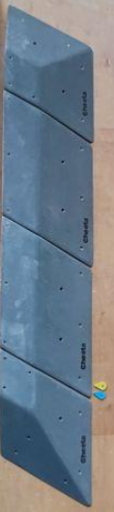
#> input picture project03/data/raw/images/IMG_222821.png, 114 x 512 px, given in place of IMG_5394.jpg, which was not available
$ python preprocessing.py
#> lines starting #> are read from the running program, lines starting #| are printed output that depends on the picture; after the words box and inside, x2 and y2 are one past the last pixel; in counts of white or black regions, pixels touching at a corner belong together; pictures that were not available may be replaced by others from this repository, and a replacement may not be noted
import json
import os
import cv2
from PIL import Image
import numpy as np

DATA_DIR = "data"
IMAGES_DIR = "images"
RAW_DIR = os.path.join(DATA_DIR, "raw")
CROPPED_DIR = os.path.join(DATA_DIR, "cropped")
PRE_PROCESSED_DIR = os.path.join(DATA_DIR, "preprocessed")

def read_json_data(filename):
#> called with filename = 'data/raw/annotations.json'
    with open(filename) as f:
#> (reads project03/data/raw/annotations.json from the repository)
        data = json.load(f)
        return data

def get_img_name(imgSrc: str):
    return os.path.basename(imgSrc).split(".")[0]

def clamp_bbox(left: int, top: int, width: int, height: int, img_w: int, img_h: int) -> tuple[int, int, int, int]:
    """
    Clamp a bbox to image bounds.
    """
    left = max(0, min(left, img_w))
    top = max(0, min(top, img_h))
    right = max(left, min(left + width, img_w))
    bottom = max(top, min(top + height, img_h))
    return left, top, right - left, bottom - top

def pad_and_clamp_bbox(left: int, top: int, width: int, height: int, pad: int, img_w: int, img_h: int):
    new_left = max(0, left - pad)
    new_top = max(0, top - pad)
    new_right = min(img_w, left + width + pad)
    new_bottom = min(img_h, top + height + pad)
    return new_left, new_top, new_right - new_left, new_bottom - new_top

def crop_image(imgSrc: str, bboxLeft: int, bboxTop: int, bboxWidth: int, bboxHeight: int, rotation: int, labelValue: str):
    img = Image.open(imgSrc)

    rawW, rawH = img.size
    left = int(bboxLeft)
    top = int(bboxTop)
    width = int(bboxWidth)
    height = int(bboxHeight)
    left, top, width, height = clamp_bbox(left, top, width, height, rawW, rawH)
    left, top, width, height = pad_and_clamp_bbox(left, top, width, height, 4, rawW, rawH)


    cropped = img.crop((left,top,left+width,top+height))

    if rotation == 3:
        cropped = cropped.rotate(180, expand=True)
    elif rotation == 6:
        cropped = cropped.rotate(-90, expand=True)
    elif rotation == 1:
        pass
    else:
        raise ValueError(f"Unsupported exif_rotation: {rotation}")

    if cropped.mode == "RGBA":
        cropped = cropped.convert("RGB")

    imgName = get_img_name(imgSrc)

    imgPath = f"{os.path.join(CROPPED_DIR, IMAGES_DIR)}/{imgName}_cropped_{bboxLeft}_{bboxTop}_{labelValue}.png"
    cropped.save(imgPath)
    return cv2.imread(imgPath)

def normalize_image_size(img, size=256):
    h, w = img.shape[:2]

    # Scale down the width and height so neither dimension exceeds 256x256
    # i.e. whichever of two dims is larger will become exactly 256, other will be scaled down by same scale below 256
    scale = min(size / w, size / h)
    new_w = int(round(w*scale))
    new_h = int(round(h*scale))

    # fit inside the new bounds computed above Ax256 or 256xB
    resized = cv2.resize(img, (new_w, new_h), interpolation=cv2.INTER_AREA)

    # our initial 256x256 img
    canvas = np.zeros((size,size,3), dtype=np.uint8)

    # shift so we know where to start placing pixels from whichever dimension was scaled down
    # i.e. dim that became 256 has offest = 0 to take up whole image
    # but the other dim will center the image along that axis (padded by black)
    x_offset = (size - new_w) // 2
    y_offset = (size - new_h) // 2

    canvas[y_offset:y_offset + new_h, x_offset:x_offset + new_w] = resized
    return canvas, new_h, new_w, y_offset, x_offset

def clahe_lighting_bgr(img):
    lab = cv2.cvtColor(img, cv2.COLOR_BGR2LAB)
    l, a, b = cv2.split(lab)

    clahe = cv2.createCLAHE(clipLimit=2.0, tileGridSize=(8,8))
    clahe_l = clahe.apply(l)
    lab_merged = cv2.merge((clahe_l, a, b))
    return cv2.cvtColor(lab_merged, cv2.COLOR_LAB2BGR)

def preprocess_one_image(imgSrc: str, bboxLeft: int, bboxTop: int, bboxWidth: int, bboxHeight: int, rotation: int, labelValue: str):
    cropped = crop_image(imgSrc, bboxLeft, bboxTop, bboxWidth, bboxHeight, rotation, labelValue)
    resized, new_h, new_w, h_offset, w_offset = normalize_image_size(cropped)
    equalized = clahe_lighting_bgr(resized)

    imgName = get_img_name(imgSrc)
    imgName = f"{imgName}_preprocessed_{new_h}_{new_w}_{h_offset}_{w_offset}_{labelValue}.png"
    imgPath = f"{os.path.join(PRE_PROCESSED_DIR, IMAGES_DIR)}/{imgName}"
    cv2.imwrite(imgPath, equalized)

    return imgName, equalized

if __name__ == "__main__":
    data_path = os.path.join(RAW_DIR, "annotations.json")
    data = read_json_data(data_path)

    os.makedirs(os.path.join(CROPPED_DIR, IMAGES_DIR), exist_ok=True)
    os.makedirs(os.path.join(PRE_PROCESSED_DIR, IMAGES_DIR), exist_ok=True)
    for record in data:
        imgSrc = os.path.join(RAW_DIR, IMAGES_DIR, record["filename"])

        left = int(record["bbox_left"])
        top = int(record["bbox_top"])
        width = int(record["bbox_width"])
        height = int(record["bbox_height"])
        label_name = record["label_name"]
        cropped = crop_image(
            imgSrc,
            left,
            top,
            width,
            height,
            record["exif_rotation"],
            label_name
        )
#> in crop_image, img is the input picture: PIL image 114x512 RGBA; mean R, G, B, A 111.8, 124.9, 137.4, 255
        resized, new_h, new_w, h_offset, w_offset = normalize_image_size(cropped)
#> in normalize_image_size, `canvas[y_offset:y_offset + new_h, x_offset:x_offset + new_w] = resized`:
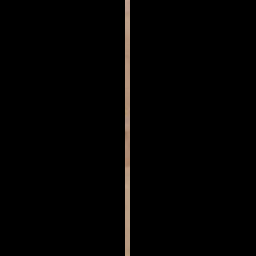
#> canvas: shape (256, 256, 3); mean of channels 0, 1, 2 2.5, 3, 3.6; drawn as B, G, R
#> new_h = 256; new_w = 5; h_offset = 0; w_offset = 125
        equalized = clahe_lighting_bgr(resized)
#> in clahe_lighting_bgr, `lab = cv2.cvtColor(img, cv2.COLOR_BGR2LAB)`: lab: shape (256, 256, 3); mean of channels 0, 1, 2 3.2, 128.2, 128.3
#> in clahe_lighting_bgr, `l, a, b = cv2.split(lab)`:
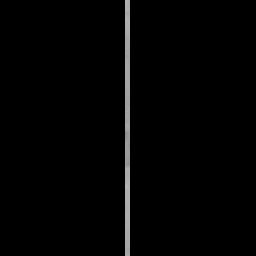
#> l: shape (256, 256); min 0, max 180, mean 3.2
#> in clahe_lighting_bgr, `l, a, b = cv2.split(lab)`:
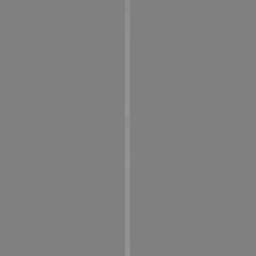
#> b: shape (256, 256); min 128, max 150, mean 128.3
#> in clahe_lighting_bgr, `lab_merged = cv2.merge((clahe_l, a, b))`: lab_merged: shape (256, 256, 3); mean of channels 0, 1, 2 6.4, 128.2, 128.3

        preprocessed_images_dir = os.path.join(PRE_PROCESSED_DIR, IMAGES_DIR)
        img_name = f"{get_img_name(imgSrc)}_preprocessed_{new_h}_{new_w}_{h_offset}_{w_offset}_{label_name}.png"
        img_path = os.path.join(preprocessed_images_dir, img_name)
        cv2.imwrite(img_path, equalized)
#> pass 2 of the loop `for record in data:`:
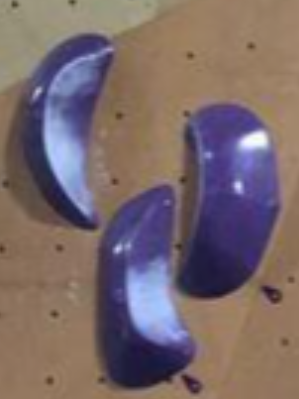
#> input picture project03/data/raw/images/IMG_223453.png, 299 x 399 px, given in place of IMG_5392.jpg, which was not available
#> in crop_image, img is the input picture: PIL image 299x399 RGBA; mean R, G, B, A 121.9, 104.8, 106.7, 255
#> in normalize_image_size (call 2), `resized = cv2.resize(img, (new_w, new_h), interpolation=cv2.INTER_AREA)`:
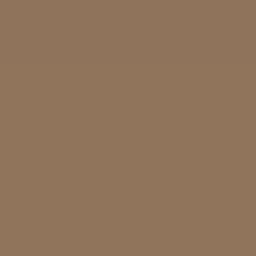
#> resized: shape (256, 256, 3); mean B, G, R 91, 115.8, 143.8
#> `resized, new_h, new_w, h_offset, w_offset = normalize_image_size(cropp..`: new_w = 256; w_offset = 0
#> lab: shape (256, 256, 3); mean of channels 0, 1, 2 129.8, 135, 146
#> in clahe_lighting_bgr (call 2), `l, a, b = cv2.split(lab)`:
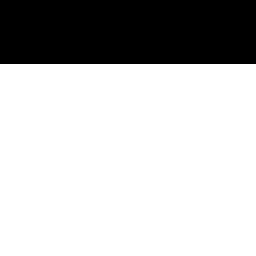
#> l: shape (256, 256); values 129 (black) and 130 (white), 75% white; 1 black region, box (x1, y1, x2, y2) and area: (0, 0, 256, 64) 16384
#> a: shape (256, 256); every value is 135
#> b: shape (256, 256); every value is 146
#> lab_merged: shape (256, 256, 3); mean of channels 0, 1, 2 131.7, 135, 146
#> (the run stopped early here; a loop or call above may not have finished)
